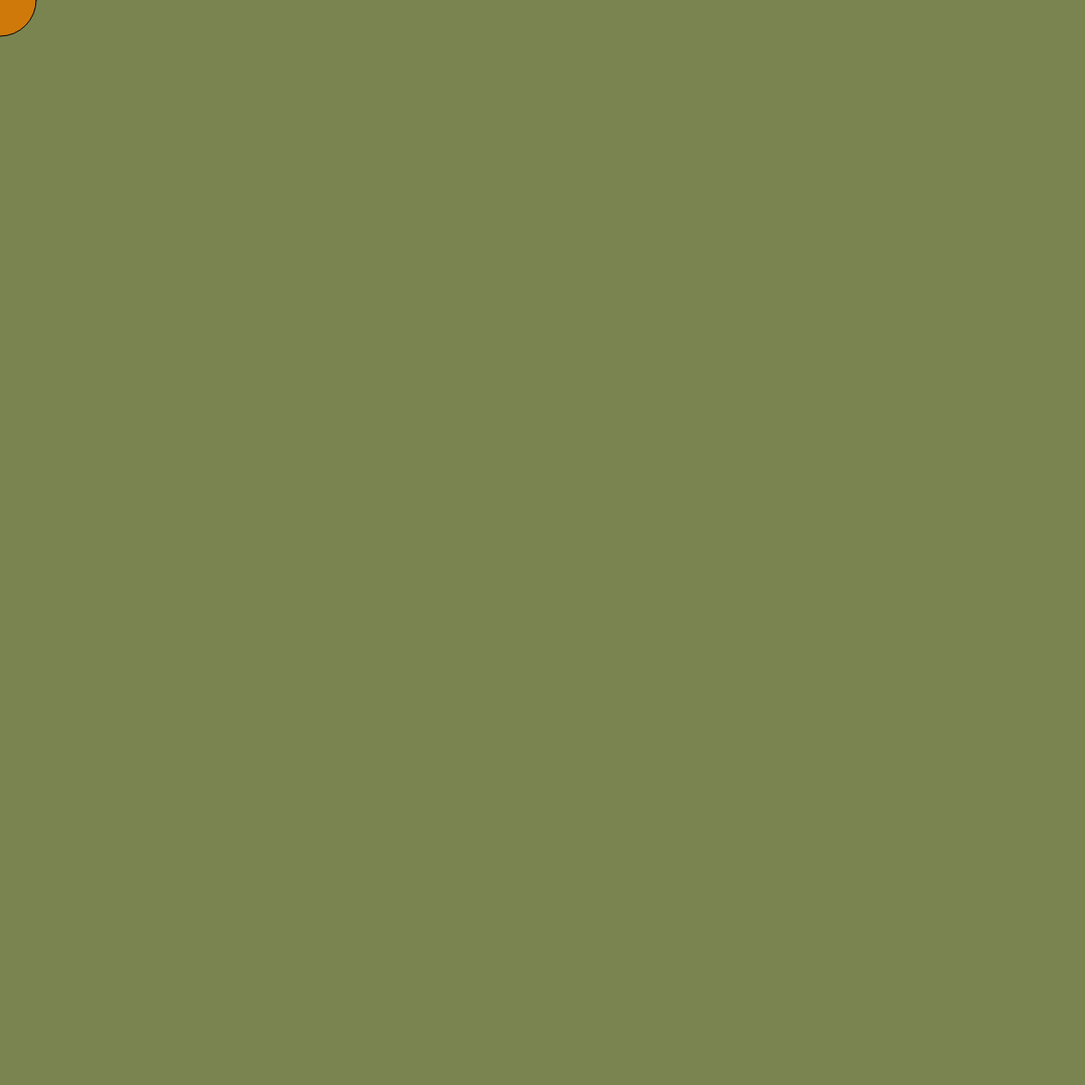
Frame 1 (no input)
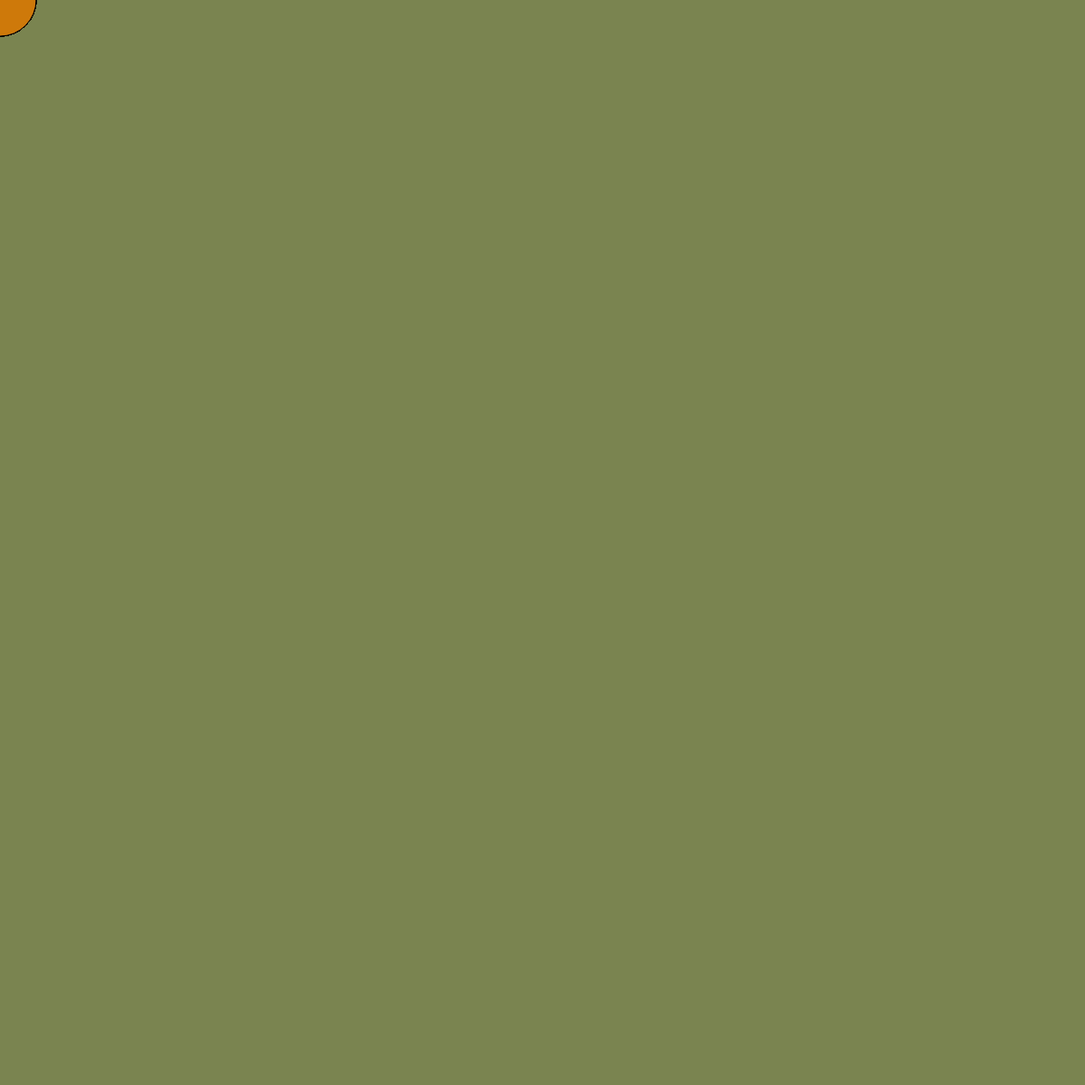
Frame 60 (no input)
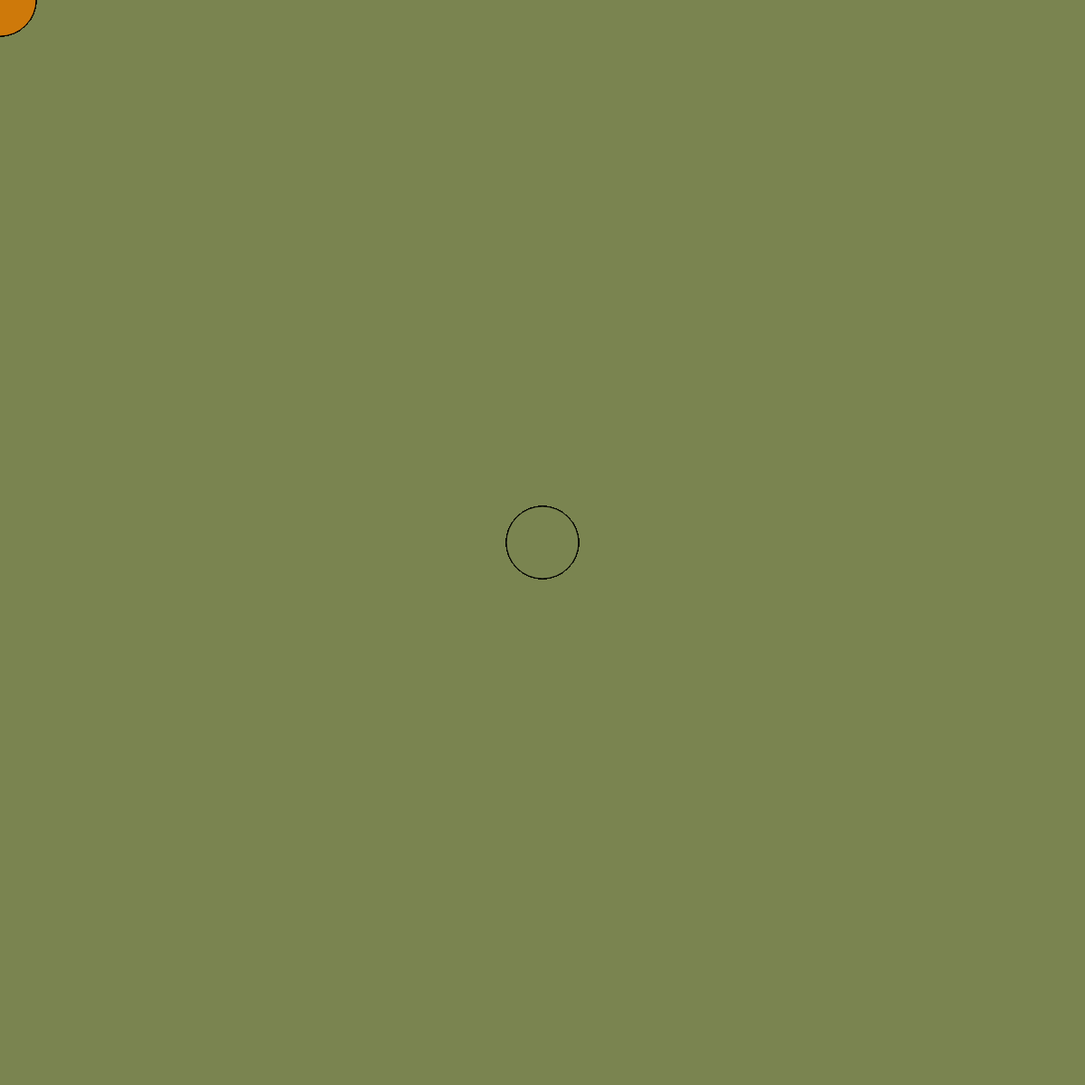
Frame 120 (the mouse pressed at the canvas centre since frame 60)

The p5.js sketch that drew these frames (run headless with seeded random() and noise() and a simulated clock; from frame 60 on, the mouse is pressed at the canvas centre):

// p5.js sketch
// ── sketch.js
function setup() {
  // put setup code here
  createCanvas(1200, 1200);
  background(122, 132, 80)
}

function draw() {
  // put drawing code here
  if (mouseIsPressed) {
  fill(122, 132, 80);
  } else {
  fill(206,121,10);
  }
  ellipse(mouseX, mouseY, 80, 80);
  }
